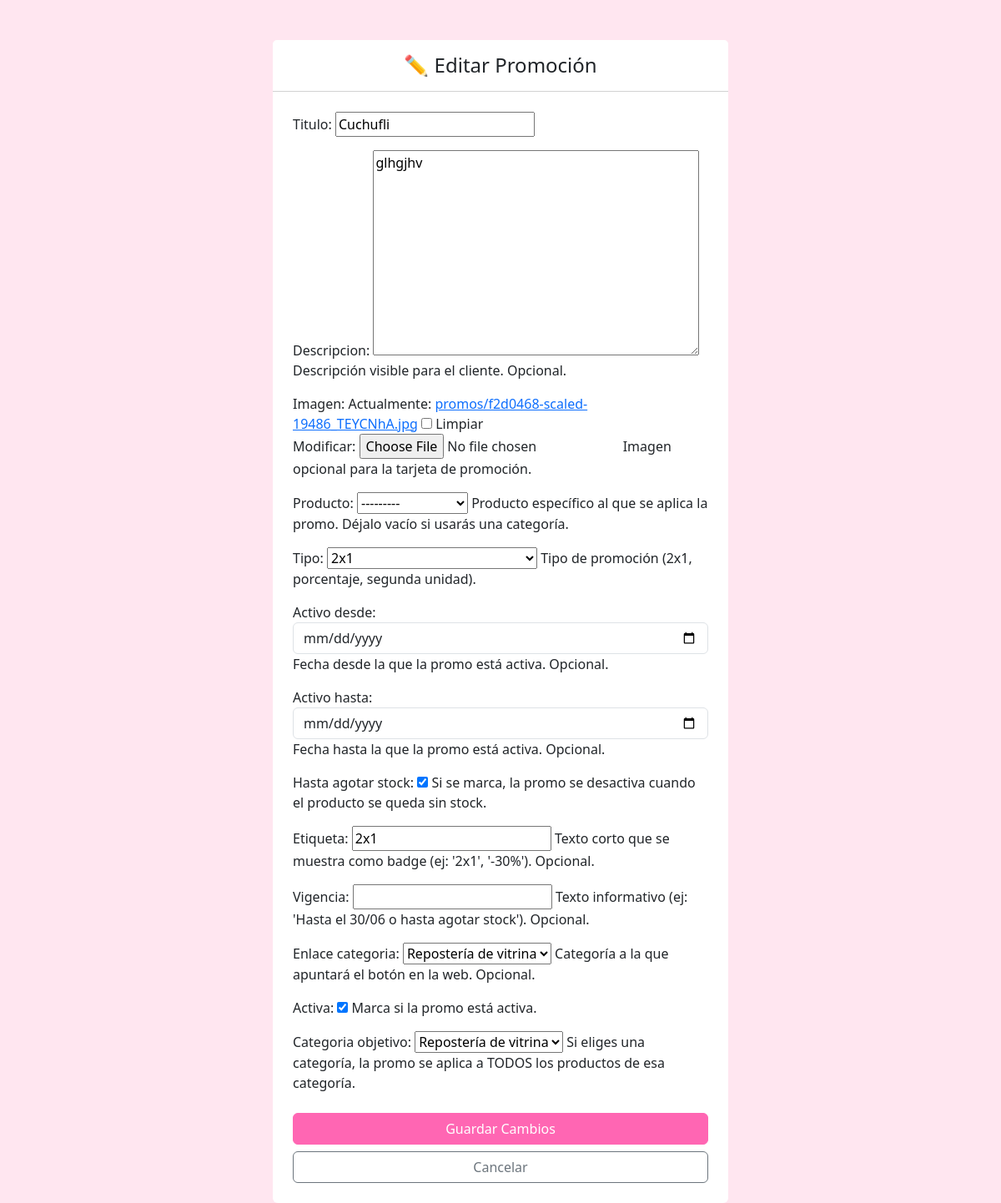
/panel/promociones/editar/11/ (signed in), run on the app's committed database.
### adminpanel/models.py (models this page shows, shortened)
class Promocion(models.Model):
    TIPO_CHOICES = [
        ('2x1', '2x1'),
        ('porcentaje', 'Descuento porcentaje'),
        ('segunda_unidad', 'Descuento en segunda unidad'),
    ]
    CATEGORIAS_OBJETIVO = [
        ('', 'Solo este producto'),
        ('vitrina', 'Repostería de vitrina'),
        ('postres', 'Postres'),
        ('tortas', 'Tortas'),
        ('all', 'Todas las categorías'),
    ]
    ENLACE_CATEGORIA_CHOICES = [
        ('', 'Sin categoria'),
        ('vitrina', 'Repostería de vitrina'),
        ('postres', 'Postres'),
        ('tortas', 'Tortas'),
    ]
    titulo = models.CharField(max_length=100)
    etiqueta = models.CharField(
        max_length=50,
        blank=True,
        null=True,
        default='',
        help_text="Texto corto que se muestra como badge (ej: '2x1', '-30%'). Opcional."
    )
    descripcion = models.TextField(
        blank=True,
        null=True,
        default='',
        help_text="Descripción visible para el cliente. Opcional."
    )
    imagen = models.ImageField(
        upload_to='promos/',
        blank=True,
        null=True,
        help_text="Imagen opcional para la tarjeta de promoción."
    )
    tipo = models.CharField(
        max_length=20,
        choices=TIPO_CHOICES,
        help_text="Tipo de promoción (2x1, porcentaje, segunda unidad)."
    )
    porcentaje = models.PositiveIntegerField(
        blank=True,
        null=True,
        help_text="Solo para tipo 'porcentaje'. Ej: 20 para 20%."
    )
    porcentaje_segunda_unidad = models.PositiveIntegerField(
        blank=True,
        null=True,
        help_text="Solo para tipo 'segunda_unidad'. Ej: 50 para 50% en la segunda unidad."
    )
    producto = models.ForeignKey(
        'Producto',
        on_delete=models.CASCADE,
        blank=True,
        null=True,
        help_text="Producto específico al que se aplica la promo. Déjalo vacío si usarás una categoría."
    )
    categoria_objetivo = models.CharField(
        max_length=20,
        choices=CATEGORIAS_OBJETIVO,
        blank=True,
        default='',
        help_text="Si eliges una categoría, la promo se aplica a TODOS los productos de esa categoría."
    )
    enlace_categoria = models.CharField(
        max_length=20,
        choices=ENLACE_CATEGORIA_CHOICES,
        blank=True,
        default='',
        help_text="Categoría a la que apuntará el botón en la web. Opcional."
    )
    activo_desde = models.DateField(
        blank=True,
        null=True,
        help_text="Fecha desde la que la promo está activa. Opcional."
    )
    activo_hasta = models.DateField(
        blank=True,
        null=True,
        help_text="Fecha hasta la que la promo está activa. Opcional."
    )
    hasta_agotar_stock = models.BooleanField(
        default=False,
        help_text="Si se marca, la promo se desactiva cuando el producto se queda sin stock."
    )
    activa = models.BooleanField(
        default=True,
        help_text="Marca si la promo está activa."
    )
    vigencia = models.CharField(
        max_length=100,
        blank=True,
        null=True,
        default='',
        help_text="Texto informativo (ej: 'Hasta el 30/06 o hasta agotar stock'). Opcional."
    )

### adminpanel/views.py (the view)
# urls.py: path('promociones/editar/<int:pk>/', views.editar_promocion, name='editar_promocion'),
@staff_member_required
def editar_promocion(request, pk):
    promocion = get_object_or_404(Promocion, pk=pk)
    if request.method == 'POST':
        form = PromocionForm(request.POST, request.FILES, instance=promocion)
        if form.is_valid():
            form.save()
            messages.success(request, 'Promoción actualizada correctamente.')
            return redirect('adminpanel:promociones')
    else:
        form = PromocionForm(instance=promocion)
    return render(request, 'adminpanel/promocion_editar.html', {'form': form, 'promocion': promocion})

### adminpanel/forms.py (shortened to what this page needs)
class PromocionForm(forms.ModelForm):
    class Meta:
        model = Promocion
        fields = [
            'titulo', 'descripcion', 'imagen',
            'producto', 'tipo', 'porcentaje', 'porcentaje_segunda_unidad',
            'activo_desde', 'activo_hasta', 'hasta_agotar_stock',
            'etiqueta', 'vigencia', 'enlace_categoria', 'activa', 'categoria_objetivo'
        ]
        widgets = {
            'activo_desde': forms.DateInput(attrs={'type': 'date', 'class': 'form-control'}),
            'activo_hasta': forms.DateInput(attrs={'type': 'date', 'class': 'form-control'}),
        }

### adminpanel/models.py (called while the page is built)
    def __str__(self):
        return self.nombre

### adminpanel/templates/adminpanel/promocion_editar.html (shortened to what this page needs)
{% load static %}
<!DOCTYPE html>
<html lang="es">
<head>
    <link href="https://cdn.jsdelivr.net/npm/bootstrap@5.3.3/dist/css/bootstrap.min.css" rel="stylesheet">
</head>
<body>
    <div class="container mt-5">
        <div class="row justify-content-center">
            <div class="col-md-6">
                <div class="card">
                    <div class="card-header bg-white text-center py-3">
                        <h4 class="mb-0">✏️ Editar Promoción</h4>
                    </div>
                    <div class="card-body p-4">
                        <form method="post" enctype="multipart/form-data">
                            {{ form.as_p }}
                            <div class="d-grid gap-2 mt-4">
                                <button type="submit" class="btn btn-primary">Guardar Cambios</button>
                                <a href="{% url 'adminpanel:promociones' %}" class="btn btn-outline-secondary">Cancelar</a>
                            </div>
                        </form>
                    </div>
                </div>
            </div>
        </div>
    </div>
</body>
</html>

### adminpanel/templates/adminpanel/promocion_editar.html (style rules this page uses)
body { background-color: #ffe6f0; }
.card { border: none; shadow: 0 4px 6px rgba(0,0,0,0.1); }
.btn-primary { background-color: #ff66b3; border-color: #ff66b3; }

### data on the page
Promocion: titulo "Cuchufli", descripcion "glhgjhv", producto "---------", tipo "2x1", hasta_agotar_stock "☑", etiqueta "2x1", enlace_categoria "Repostería de vitrina", activa "☑", categoria_objetivo "Repostería de vitrina"
